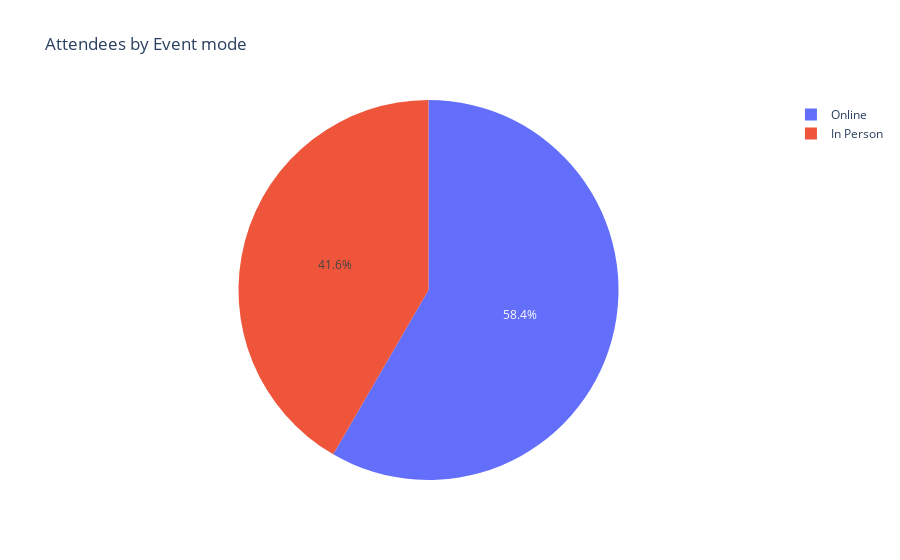

This figure's notebook cell:
### Code cell
figure = px.pie(df, names='Format', title='Attendees by Event mode')
figure.show()

### Figure 1 — Plotly figure (JSON) as saved in the notebook; plotly's stock layout.template omitted (floating-point values rounded to 4 significant figures; data arrays with more than 128 entries replaced by an {"elided": "..."} marker saying what was removed)
{"data": [{"domain": {"x": [0, 1], "y": [0, 1]}, "hovertemplate": "Format=%{label}<extra></extra>", "labels": {"elided": "5716 str values"}, "legendgroup": "", "name": "", "showlegend": true, "type": "pie"}], "layout": {"legend": {"tracegroupgap": 0}, "title": {"text": "Attendees by Event mode"}}}
